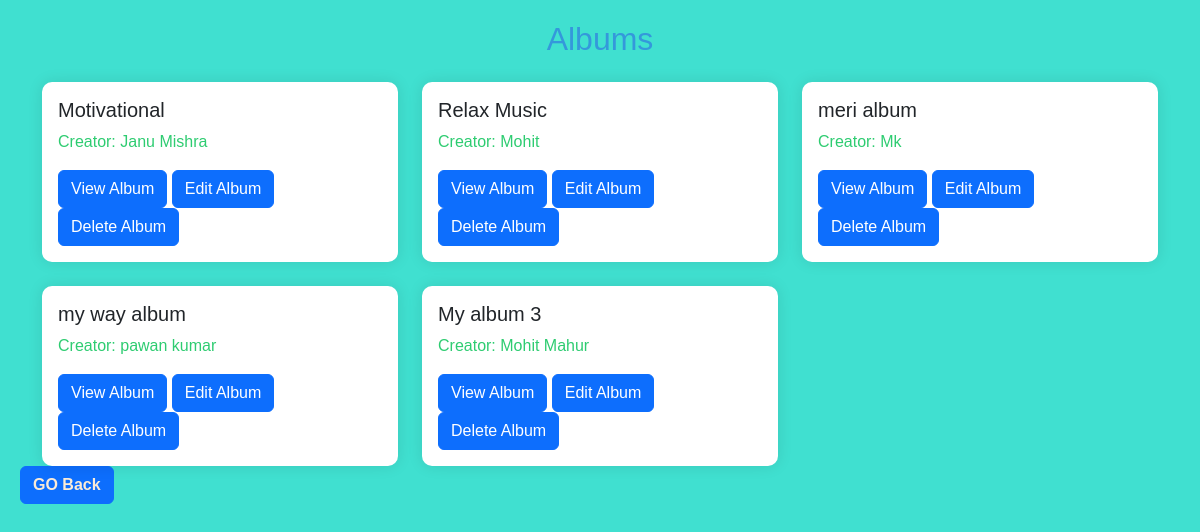
/albums (signed in), run on the app's committed database.
### models.py (models this page shows)
class Album(db.Model):
    __tablename__='album'
    id=db.Column(db.Integer, primary_key=True)
    title=db.Column(db.String, unique=True ,nullable=False)
    c_name=db.Column(db.String, nullable=False)
    year=db.Column(db.Date, nullable=True)
    songs=db.relationship('Song', backref='album', lazy=True )

### app.py (the view)
@app.route('/albums')
def view_albums():
    albums = Album.query.all()
    song=Song.query.all()
    return render_template('view_albums.html', albums=albums, songs=song ,user=User.query.get(session['user_id']))

### templates/view_albums.html (shortened to what this page needs)
<!DOCTYPE html>
<html lang="en">
<head>
    <link href="https://cdn.jsdelivr.net/npm/bootstrap@5.3.2/dist/css/bootstrap.min.css" rel="stylesheet">
</head>
<body>
    <div class="container">
        <h2 class="text-center mb-4">Albums</h2>
        <div class="row row-cols-1 row-cols-md-3 g-4">
            {% for album in albums %}
            <div class="col">
                <div class="card album-card">
                    <div class="card-body">
                        <h5 class="card-title">{{ album.title }}</h5>
                        <p class="card-text">Creator: {{ album.c_name }}</p>
                        <a href="{{ url_for('view_album', album_id=album.id) }}" class="btn btn-primary">View Album</a>
                        <a href="{{ url_for('edit_album', id=album.id) }}" class="btn btn-primary">Edit Album</a>
                        <a href="{{ url_for('delete_album', id=album.id) }}" class="btn btn-primary">Delete Album</a>
                    </div>
                </div>
            </div>
            {% endfor %}
        </div>
    </div>
    <a class="btn btn-primary" style="color: antiquewhite; font-weight: bold;" href="{{ url_for('creator') }}">GO Back</a>
</body>
</html>

### templates/view_albums.html (style rules this page uses)
body { font-family: 'Arial', sans-serif; background-color: #f8f8f8; margin: 0; padding: 20px; background-color: turquoise; }
.album-card { border: none; border-radius: 10px; box-shadow: 0 0 15px rgba(0, 0, 0, 0.1); transition: transform 0.3s; }
h2 { color: #3498db; }
p { color: #2ecc71; }
a { display: inline-block; padding: 2px 10px; background-color: #3498db; color: #fff; text-decoration: none; border-radius: 5px; transition: background-color 0.3s ease; }

### data on the page
Album: title "Motivational", c_name "Janu Mishra"
Album: title "Relax Music", c_name "Mohit"
Album: title "meri album", c_name "Mk"
Album: title "my way album", c_name "pawan kumar"
Album: title "My album 3", c_name "Mohit Mahur"
